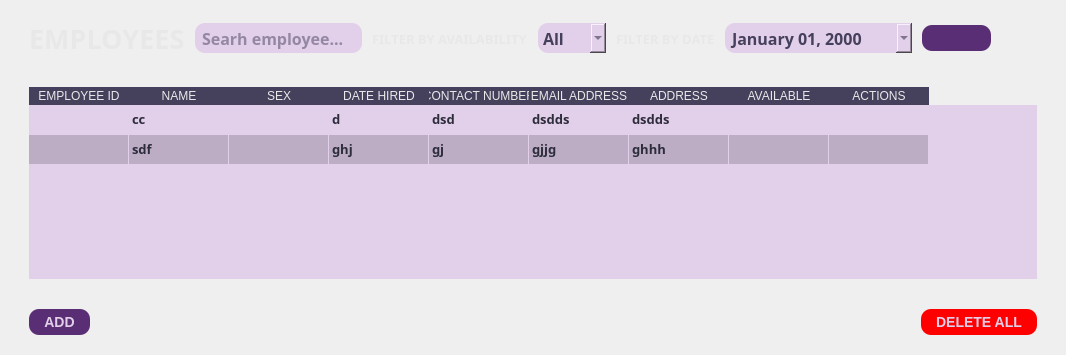
         <widget class="QWidget" name="employees_page">
          <layout class="QGridLayout" name="gridLayout_4">
           <property name="leftMargin">
            <number>9</number>
           </property>
           <property name="rightMargin">
            <number>9</number>
           </property>
           <item row="0" column="0">
            <widget class="QWidget" name="widget" native="true">
             <property name="styleSheet">
              <string notr="true">QPushButton {
                background-color: #5A2E74;  /* Background color of the buttons */
                color: #E2CFEA;              /* Text color of the buttons */
                border: none;               /* Remove button border */
                border-radius: 10px;         /* Border radius of the buttons */
                padding: 5px 15px;          /* Padding inside the buttons */
                font-size: 14px;            /* Font size of the button text */
				font-weight: bold;
}

QPushButton:hover {
                background-color: #745288;  /* Background color on hover */
}
QPushButton:pressed {
                background-color: #6B4483;  /* Background color on press */
}

QLabel{
	color: #E9E8E8;
}

QLineEdit{
	background-color: #E2CFEA;
	border: none;
	height: 30px;
	border-radius: 10px;
	color: #45405C;
	padding-left: 5px;
	padding-right: 5px;
}
</string>
             </property>
             <layout class="QGridLayout" name="gridLayout_3">
              <property name="leftMargin">
               <number>20</number>
              </property>
              <property name="rightMargin">
               <number>20</number>
              </property>
              <property name="verticalSpacing">
               <number>30</number>
              </property>
              <item row="0" column="0">
               <layout class="QHBoxLayout" name="horizontalLayout_4">
                <property name="spacing">
                 <number>10</number>
                </property>
                <item>
                 <widget class="QLabel" name="label_2">
                  <property name="font">
                   <font>
                    <family>JetBrains Mono</family>
                    <pointsize>20</pointsize>
                    <bold>true</bold>
                   </font>
                  </property>
                  <property name="text">
                   <string>EMPLOYEES</string>
                  </property>
                 </widget>
                </item>
                <item>
                 <widget class="QLineEdit" name="emp_search_bar">
                  <property name="font">
                   <font>
                    <family>JetBrains Mono</family>
                    <pointsize>12</pointsize>
                    <bold>true</bold>
                   </font>
                  </property>
                  <property name="inputMask">
                   <string/>
                  </property>
                  <property name="text">
                   <string/>
                  </property>
                  <property name="placeholderText">
                   <string>Searh employee...</string>
                  </property>
                 </widget>
                </item>
                <item>
                 <widget class="QLabel" name="label_8">
                  <property name="font">
                   <font>
                    <family>JetBrains Mono</family>
                    <pointsize>10</pointsize>
                    <bold>true</bold>
                   </font>
                  </property>
                  <property name="styleSheet">
                   <string notr="true">background-color: none;</string>
                  </property>
                  <property name="text">
                   <string>FILTER BY AVAILABILITY</string>
                  </property>
                 </widget>
                </item>
                <item>
                 <widget class="QComboBox" name="filter_emp_available">
                  <property name="font">
                   <font>
                    <family>JetBrains Mono</family>
                    <pointsize>12</pointsize>
                    <bold>true</bold>
                   </font>
                  </property>
                  <property name="styleSheet">
                   <string notr="true">QLineEdit, QComboBox, QDateEdit{
	background-color: #E2CFEA;
	border: none;
	height: 30px;
	border-radius: 10px;
	color: #45405C;
	padding-left: 5px;
	padding-right: 5px;
}

QComboBox QAbstractItemView {
	background-color: #E2CFEA;
	color: #45405C;
}
</string>
                  </property>
                  <property name="placeholderText">
                   <string>All</string>
                  </property>
                  <item>
                   <property name="text">
                    <string>True</string>
                   </property>
                  </item>
                  <item>
                   <property name="text">
                    <string>False</string>
                   </property>
                  </item>
                 </widget>
                </item>
                <item>
                 <widget class="QLabel" name="label_11">
                  <property name="font">
                   <font>
                    <family>JetBrains Mono</family>
                    <pointsize>10</pointsize>
                    <bold>true</bold>
                   </font>
                  </property>
                  <property name="styleSheet">
                   <string notr="true">background-color: none;</string>
                  </property>
                  <property name="text">
                   <string>FILTER BY DATE</string>
                  </property>
                 </widget>
                </item>
                <item>
                 <widget class="QDateEdit" name="filter_emp_date">
                  <property name="font">
                   <font>
                    <family>JetBrains Mono</family>
                    <pointsize>12</pointsize>
                    <bold>true</bold>
                   </font>
                  </property>
                  <property name="styleSheet">
                   <string notr="true">QLineEdit, QComboBox, QDateEdit{
	background-color: #E2CFEA;
	border: none;
	height: 30px;
	border-radius: 10px;
	color: #45405C;
	padding-left: 5px;
	padding-right: 5px;
}

            QDateEdit QAbstractItemView {
                selection-background-color: #6a9fb5;
                selection-color: white;
                background-color: #f0f0f0;
            }
            QCalendarWidget QWidget#qt_calendar_navigationbar {
                background-color: #45405C; /* Navigation bar background */
            }
            QCalendarWidget QToolButton {
                color: white;
                background-color: #45405C;
            }
            QCalendarWidget QMenu {
                color: white;
                background-color: #45405C;
            }

    	    QCalendarWidget QMenu::item:selected {
                background-color: #333;  /* Background color when an item is selected */
            }
         
            QCalendarWidget QSpinBox {

                color: white;
                background-color: #45405C;
                selection-background-color: #333;
                selection-color: white;
            }
            QCalendarWidget QSpinBox::up-button {
                subcontrol-origin: border;
                subcontrol-position: top right;

            }
            QCalendarWidget QSpinBox::down-button {
                subcontrol-origin: border;
                subcontrol-position: bottom right;

            }
            QCalendarWidget QAbstractItemView:enabled {

                color: black;
                background-color: #E2CFEA;
                selection-background-color: #45405C;
                selection-color: white;
            }</string>
                  </property>
                  <property name="displayFormat">
                   <string>MMMM dd, yyyy</string>
                  </property>
                  <property name="calendarPopup">
                   <bool>true</bool>
                  </property>
                 </widget>
                </item>
                <item>
                 <widget class="QPushButton" name="reset_emp_filters_btn">
                  <property name="cursor">
                   <cursorShape>PointingHandCursor</cursorShape>
                  </property>
                  <property name="toolTip">
                   <string>Reset filters</string>
                  </property>
                  <property name="text">
                   <string/>
                  </property>
                  <property name="icon">
                   <iconset>
                    <normaloff>../static/icons/undo-alt_light.svg</normaloff>../static/icons/undo-alt_light.svg</iconset>
                  </property>
                 </widget>
                </item>
               </layout>
              </item>
              <item row="0" column="1">
               <spacer name="horizontalSpacer_4">
                <property name="orientation">
                 <enum>Qt::Horizontal</enum>
                </property>
                <property name="sizeHint" stdset="0">
                 <size>
                  <width>40</width>
                  <height>20</height>
                 </size>
                </property>
               </spacer>
              </item>
              <item row="2" column="0" colspan="2">
               <layout class="QGridLayout" name="gridLayout_2">
                <item row="0" column="0">
                 <widget class="QPushButton" name="add_emp_button">
                  <property name="cursor">
                   <cursorShape>PointingHandCursor</cursorShape>
                  </property>
                  <property name="text">
                   <string>ADD</string>
                  </property>
                  <property name="icon">
                   <iconset resource="../static/icons/resourcs.qrc">
                    <normaloff>:/add_button_light.svg</normaloff>:/add_button_light.svg</iconset>
                  </property>
                  <property name="iconSize">
                   <size>
                    <width>16</width>
                    <height>16</height>
                   </size>
                  </property>
                 </widget>
                </item>
                <item row="0" column="1">
                 <spacer name="horizontalSpacer_5">
                  <property name="orientation">
                   <enum>Qt::Horizontal</enum>
                  </property>
                  <property name="sizeHint" stdset="0">
                   <size>
                    <width>40</width>
                    <height>20</height>
                   </size>
                  </property>
                 </spacer>
                </item>
                <item row="0" column="2">
                 <widget class="QPushButton" name="delete_all_emp_button">
                  <property name="cursor">
                   <cursorShape>PointingHandCursor</cursorShape>
                  </property>
                  <property name="styleSheet">
                   <string notr="true">QPushButton {
                background-color: rgb(255, 0, 0);  /* Background color of the buttons */
                color: #E2CFEA;              /* Text color of the buttons */
                border: none;               /* Remove button border */
                border-radius: 10px;         /* Border radius of the buttons */
                padding: 5px 15px;          /* Padding inside the buttons */
                font-size: 14px;            /* Font size of the button text */
				font-weight: bold;
}

QPushButton:hover {
                background-color: rgb(255, 62, 62);  /* Background color on hover */
}
QPushButton:pressed {
                background-color: rgb(200, 0, 0);  /* Background color on press */
}
</string>
                  </property>
                  <property name="text">
                   <string>DELETE ALL</string>
                  </property>
                  <property name="icon">
                   <iconset resource="../static/icons/resourcs.qrc">
                    <normaloff>:/delete_button_light.svg</normaloff>:/delete_button_light.svg</iconset>
                  </property>
                 </widget>
                </item>
               </layout>
              </item>
              <item row="1" column="0" colspan="2">
               <widget class="QTableWidget" name="emp_table">
                <property name="font">
                 <font>
                  <family>JetBrains Mono</family>
                  <pointsize>10</pointsize>
                  <bold>true</bold>
                 </font>
                </property>
                <property name="styleSheet">
                 <string notr="true">QHeaderView::section{
	background-color: #45405C;
	color: #E9E8E8;
	border: none;
	font: 700 10pt &quot;JetBrains Mono&quot;;
}

QTableWidget{
	background-color: #E2CFEA;
	border: none;
	alternate-background-color: #BCADC5;
}

QTableWidget::item:selected{
	color: #2C2C3B;
	background-color: #FFEE8c;  /* Background color for selected items */

}
QTableWidget::item{
	color: #2C2C3B;
	selection-color: #2C2C3B;  /* Text color for selected items */

}
</string>
                </property>
                <property name="frameShadow">
                 <enum>QFrame::Sunken</enum>
                </property>
                <property name="editTriggers">
                 <set>QAbstractItemView::NoEditTriggers</set>
                </property>
                <property name="alternatingRowColors">
                 <bool>true</bool>
                </property>
                <property name="selectionMode">
                 <enum>QAbstractItemView::NoSelection</enum>
                </property>
                <property name="selectionBehavior">
                 <enum>QAbstractItemView::SelectRows</enum>
                </property>
                <property name="showGrid">
                 <bool>true</bool>
                </property>
                <property name="gridStyle">
                 <enum>Qt::NoPen</enum>
                </property>
                <attribute name="horizontalHeaderVisible">
                 <bool>true</bool>
                </attribute>
                <attribute name="horizontalHeaderCascadingSectionResizes">
                 <bool>false</bool>
                </attribute>
                <attribute name="horizontalHeaderHighlightSections">
                 <bool>true</bool>
                </attribute>
                <attribute name="horizontalHeaderShowSortIndicator" stdset="0">
                 <bool>false</bool>
                </attribute>
                <attribute name="horizontalHeaderStretchLastSection">
                 <bool>false</bool>
                </attribute>
                <attribute name="verticalHeaderVisible">
                 <bool>false</bool>
                </attribute>
                <attribute name="verticalHeaderStretchLastSection">
                 <bool>false</bool>
                </attribute>
                <row>
                 <property name="text">
                  <string>New Row</string>
                 </property>
                </row>
                <row/>
                <column>
                 <property name="text">
                  <string>EMPLOYEE ID</string>
                 </property>
                </column>
                <column>
                 <property name="text">
                  <string>NAME</string>
                 </property>
                </column>
                <column>
                 <property name="text">
                  <string>SEX</string>
                 </property>
                </column>
                <column>
                 <property name="text">
                  <string>DATE HIRED</string>
                 </property>
                </column>
                <column>
                 <property name="text">
                  <string>CONTACT NUMBER</string>
                 </property>
                </column>
                <column>
                 <property name="text">
                  <string>EMAIL ADDRESS</string>
                 </property>
                </column>
                <column>
                 <property name="text">
                  <string>ADDRESS</string>
                 </property>
                </column>
                <column>
                 <property name="text">
                  <string>AVAILABLE</string>
                 </property>
                </column>
                <column>
                 <property name="text">
                  <string>ACTIONS</string>
                 </property>
                </column>
                <item row="0" column="1">
                 <property name="text">
                  <string>cc</string>
                 </property>
                </item>
                <item row="0" column="3">
                 <property name="text">
                  <string>d</string>
                 </property>
                </item>
                <item row="0" column="4">
                 <property name="text">
                  <string>dsd</string>
                 </property>
                </item>
                <item row="0" column="5">
                 <property name="text">
                  <string>dsdds</string>
                 </property>
                </item>
                <item row="0" column="6">
                 <property name="text">
                  <string>dsdds</string>
                 </property>
                </item>
                <item row="1" column="1">
                 <property name="text">
                  <string>sdf</string>
                 </property>
                </item>
                <item row="1" column="3">
                 <property name="text">
                  <string>ghj</string>
                 </property>
                </item>
                <item row="1" column="4">
                 <property name="text">
                  <string>gj</string>
                 </property>
                </item>
                <item row="1" column="5">
                 <property name="text">
                  <string>gjjg</string>
                 </property>
                </item>
                <item row="1" column="6">
                 <property name="text">
                  <string>ghhh</string>
                 </property>
                </item>
               </widget>
              </item>
             </layout>
            </widget>
           </item>
          </layout>
         </widget>
